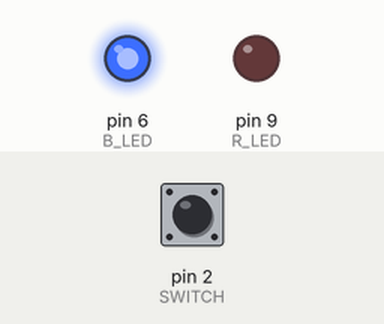
This sketch was run on a simulated Arduino Uno, built with avr-gcc and run on an emulated ATmega328P. Shown: output pins drawn as LEDs (lit = HIGH). The test bench sets the inputs (shaded band); at power-on: pin 2 (SWITCH) LOW.

Above: at 1.2 s.
1.3 s: pin 2 (SWITCH) pulled HIGH for 0.15 s
At 2.5 s:
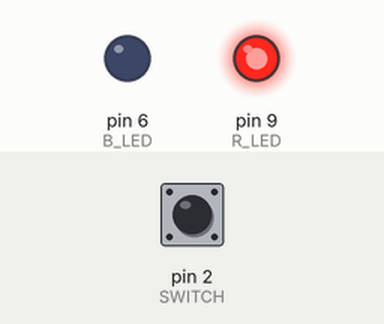
2.9 s: pin 2 (SWITCH) pulled HIGH for 1 s
At 4.0 s:
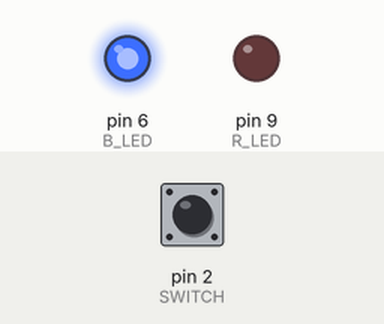
5.4 s: pin 2 (SWITCH) pulled HIGH for 3.2 s
At 5.7 s:
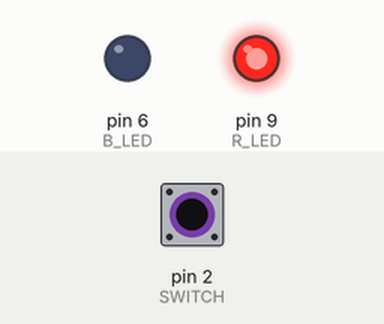
Timing chart, 0 to 8.4 s (numbered marks = the images above; inputs shaded):
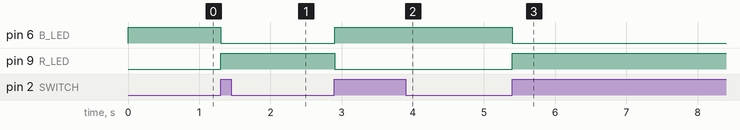

Measured:
- after the input at 1.3 s, pin 6 (B_LED): HIGH → LOW at once; pin 9 (R_LED): LOW → HIGH at once
- after the input at 2.9 s, pin 6 (B_LED): LOW → HIGH at once; pin 9 (R_LED): HIGH → LOW at once
- after the input at 5.4 s, pin 6 (B_LED): HIGH → LOW at once; pin 9 (R_LED): LOW → HIGH at once

The sketch:

Exercise1-1.ino
```cpp
const int SWITCH = 2;
const int R_LED = 9;
const int B_LED = 6;

int state = 0;
int level, old_level;

void setup() {
  pinMode(SWITCH, INPUT);
  pinMode(R_LED, OUTPUT);
  pinMode(B_LED, OUTPUT);
}

void loop() {
  level = digitalRead(SWITCH);

  if(level == HIGH && old_level == LOW){
    state = 1 - state;
   }
   old_level = level;

    if(state == 1){
      digitalWrite(R_LED, HIGH);
      digitalWrite(B_LED, LOW);
    }else{
      digitalWrite(B_LED, HIGH);
      digitalWrite(R_LED, LOW);
   }
   delay(10);
}
```
